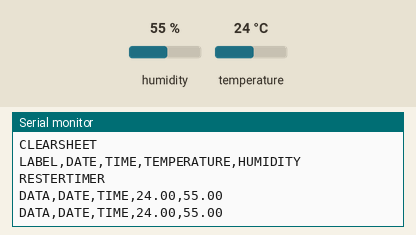
Recording of a sketch running on a simulated Arduino Uno, built with avr-gcc and run on an emulated ATmega328P. Shown: the last lines printed to the serial monitor. Inputs (shaded band) come from the test bench; at power-on: humidity 55 %, temperature 24 °C.

Above: at 2.8 s.
2.9 s: humidity set to 22 %
At 4.6 s:
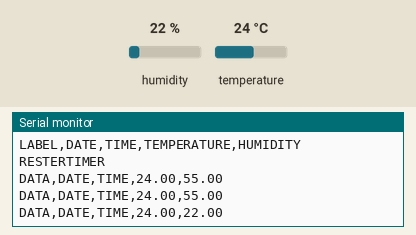
5.6 s: temperature set to 12 °C
At 7.5 s:
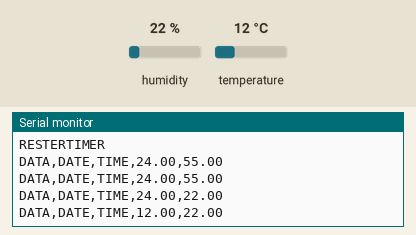
8.3 s: humidity set to 40 %
At 11.0 s:
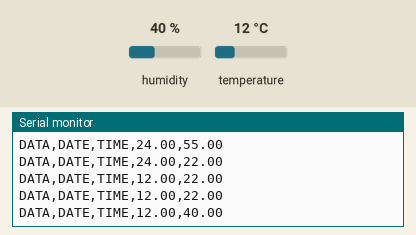
Timing chart, 0 to 12.5 s (numbered marks = the images above; inputs shaded):
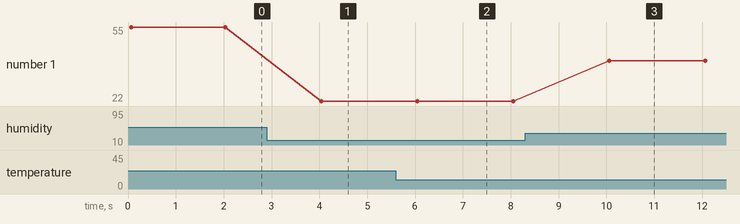

The sketch:

ting_data_from_DHT22_sensor_and_arduino_into_Excell_Sheet___.ino
```cpp
#include"DHT.h"
#define DHTPIN 8
#define DHTTYPE DHT22
DHT dht(DHTPIN,DHTTYPE);

void setup(){
  Serial.begin(9600);
  dht.begin();
  Serial.println("CLEARSHEET");
  Serial.println("LABEL,DATE,TIME,TEMPERATURE,HUMIDITY");
  Serial.println("RESTERTIMER");
}
void loop(){
  float temp = dht.readTemperature();
  float hum =dht.readHumidity();
  Serial.print("DATA,DATE,TIME,");
  Serial.print(temp);
  Serial.print(",");
  Serial.println(hum);
  delay(2000);
}
```

Measured:
- after the input at 2.9 s, the serial monitor: prints a new line after 1.1 s (image 1)
- after the input at 5.6 s, the serial monitor: prints a new line after 0.45 s (image 2)
- after the input at 8.3 s, the serial monitor: prints a new line after 1.8 s (image 3)
- plotted number 1: 55 → 22 after the input at 2.9 s, 22 → 40 after the input at 8.3 s
